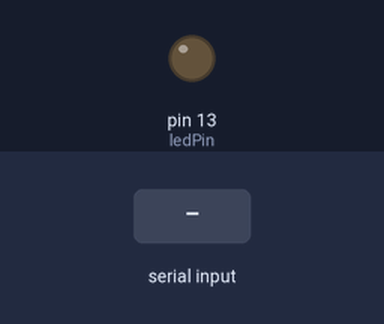
Recording of a sketch running on a simulated Arduino Uno, built with avr-gcc and run on an emulated ATmega328P. Shown: output pins drawn as LEDs (lit = HIGH). The test bench sets the inputs (shaded band). What the sketch prints to the serial monitor is not drawn.

Above: at 1.2 s.
1.3 s: "1" received over Serial
At 2.1 s:
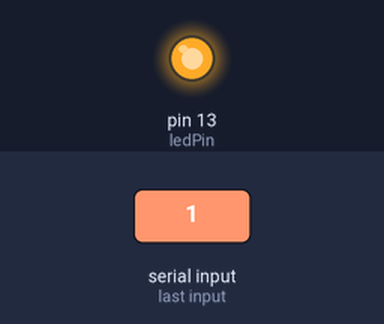
2.8 s: "0" received over Serial
At 3.1 s:
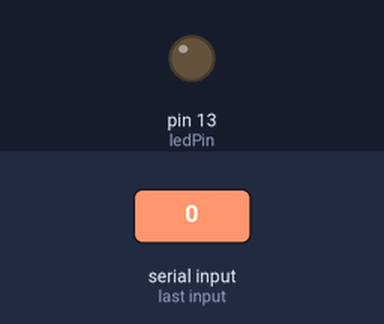
Timing chart, 0 to 5.8 s (numbered marks = the images above; inputs shaded):
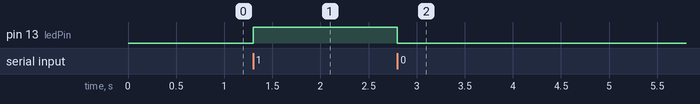

Measured:
- after the input at 1.3 s, pin 13 (ledPin): LOW → HIGH at once
- after the input at 2.8 s, pin 13 (ledPin): HIGH → LOW at once

The sketch:

Xbee_Handshake_Test.ino.ino
```cpp
int incomingByte;
const int ledPin = 13;
unsigned long previousMillis = 0;
const long interval_1 = 1000;
const long interval_2 = 2000;
void setup() {
 Serial.begin(9600);
 pinMode(13, OUTPUT);
}

void loop() {
  unsigned long currentMillis = millis();
  readSerial();
  if(currentMillis - previousMillis >= interval_1) {
    sendLow();
  }
  if(currentMillis - previousMillis >= interval_2) {
    sendHigh();
  previousMillis = currentMillis;
  }
}

void sendHigh() {
  Serial.print('1');
}
void sendLow() {
  Serial.print('0');
}

void readSerial() {
  if(Serial.available() > 0) {
    incomingByte = Serial.read();
    if(incomingByte == '1') {
      digitalWrite(ledPin, HIGH);
    }
    if(incomingByte == '0') {
      digitalWrite(ledPin, LOW);
    }
    Serial.print(incomingByte);
  }
}
```
